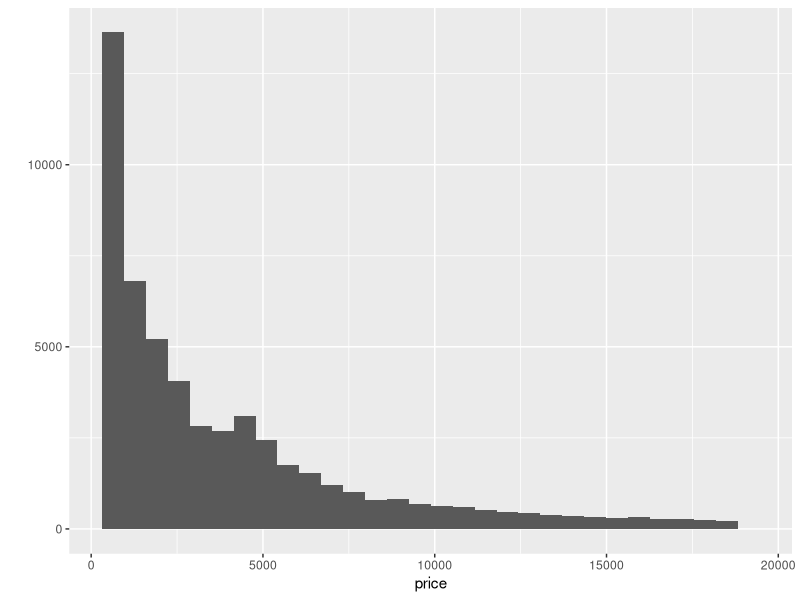
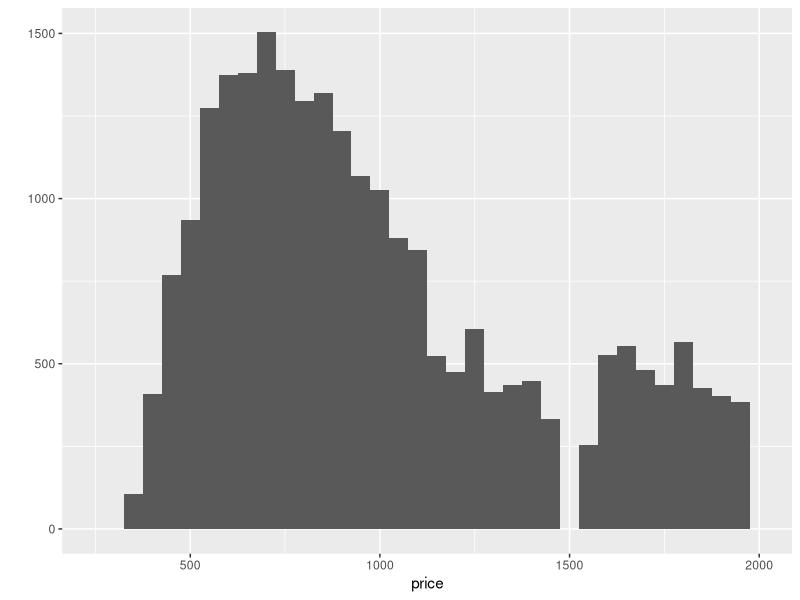
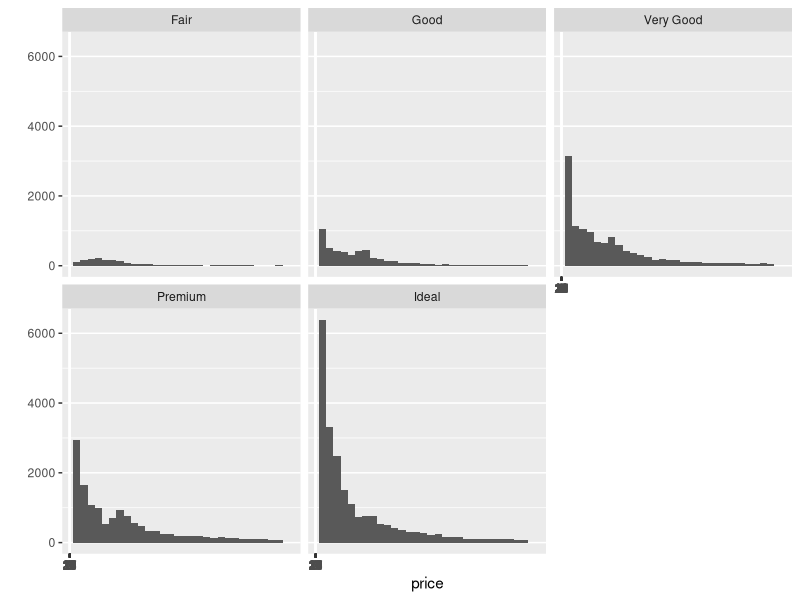
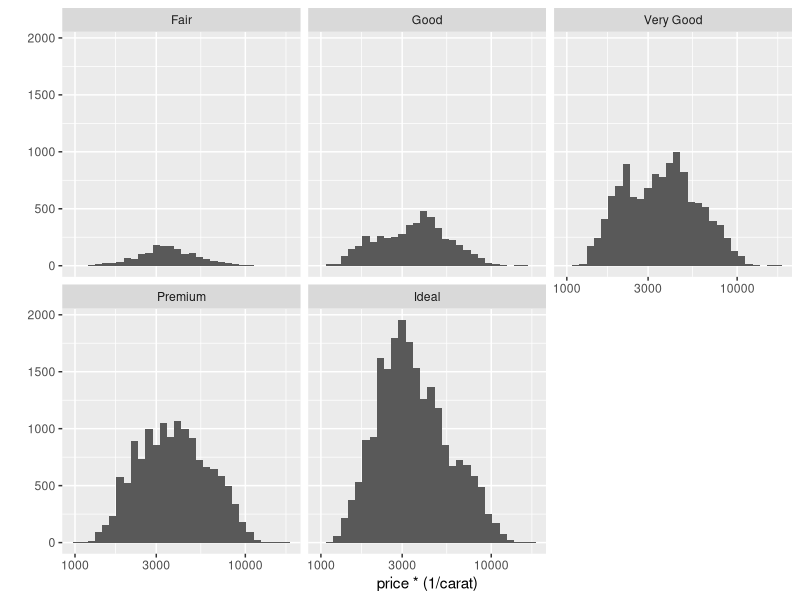
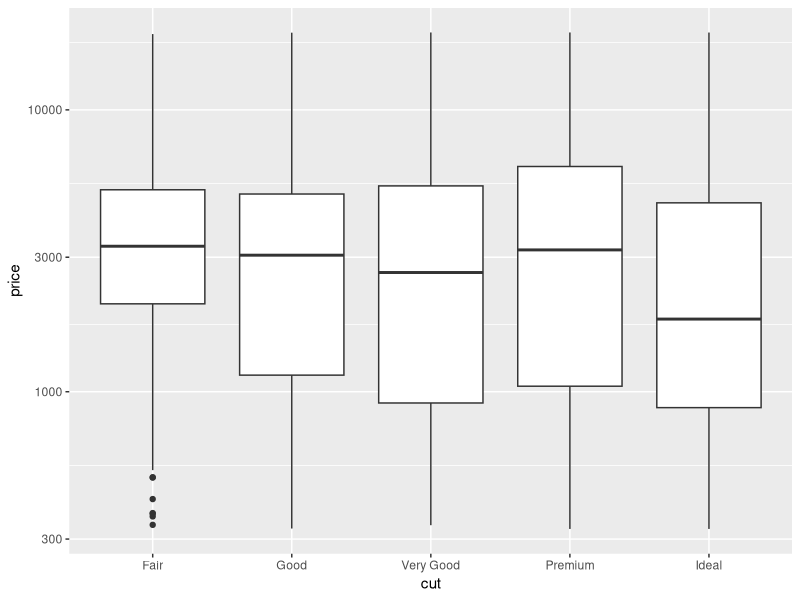
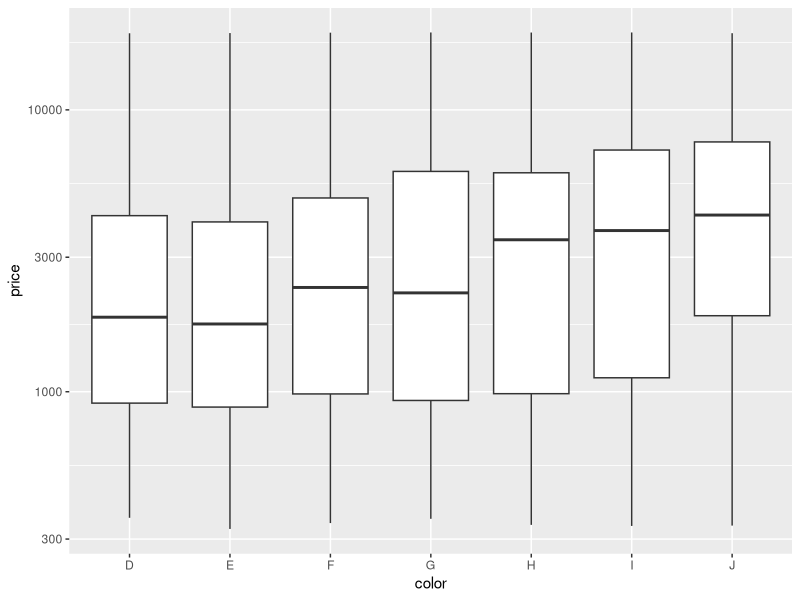
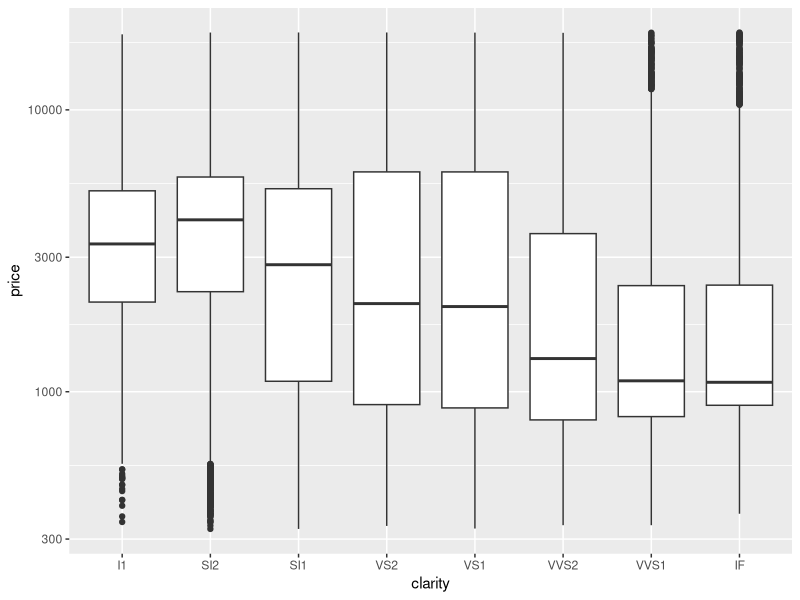
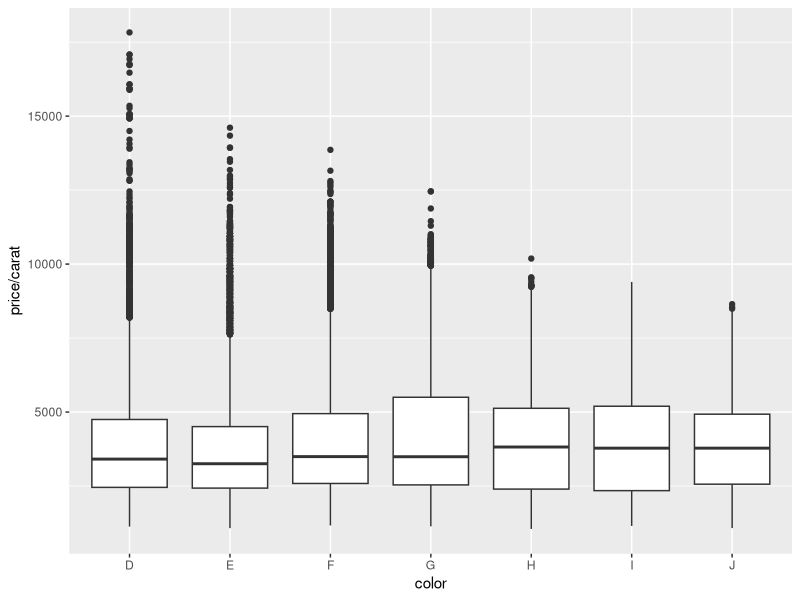

The R source for these figures, in order:
library(ggplot2) #must load the ggplot package first
install.packages('tidyverse')


qplot(x = price, data=diamonds)
# Count, By
table(diamonds$price < 500)
table(diamonds$price < 250)
table(diamonds$price >= 15000)

#quiz 5 # Explore the largest peak in the
# price histogram you created earlier.
qplot(x=price, data=diamonds, xlim=c(250,2000), binwidth=50)

# Break out the histogram of diamond prices by cut.
qplot(x = price, data = diamonds) + scale_x_continuous(breaks=1:31) +
  facet_wrap(~cut, ncol=3)

# Which cut has the lowest median price?
table(diamonds$price)
by(diamonds$price, diamonds$cut, summary)

# Create a histogram of price per carat
# and facet it by cut.
qplot(x = price*(1/carat), data = diamonds)+facet_wrap(~cut)+
  scale_x_log10()    

# Investigate the price of diamonds using box plots,
# numerical summaries, and one of the following categorical
# variables: cut, clarity, or color.
qplot(x=cut,y=price ,data = diamonds, geom = 'boxplot') +
  scale_y_log10()
qplot(x=color,y=price ,data = diamonds, geom = 'boxplot') +
  scale_y_log10()
qplot(x=clarity,y=price ,data = diamonds, geom = 'boxplot') +
  scale_y_log10()
by(diamonds$price/diamonds$carat,diamonds$color, summary)
IQR(subset(diamonds, price/carat>0)$price)

# plot price/carot 
qplot(x=color,y = price/carat,data = diamonds, geom = "boxplot")

#frequency polygon
qplot(x = carat,
      data = diamonds,geom='freqpoly', binwidth=0.01 ) + 
  scale_x_continuous()+scale_x_log10()
